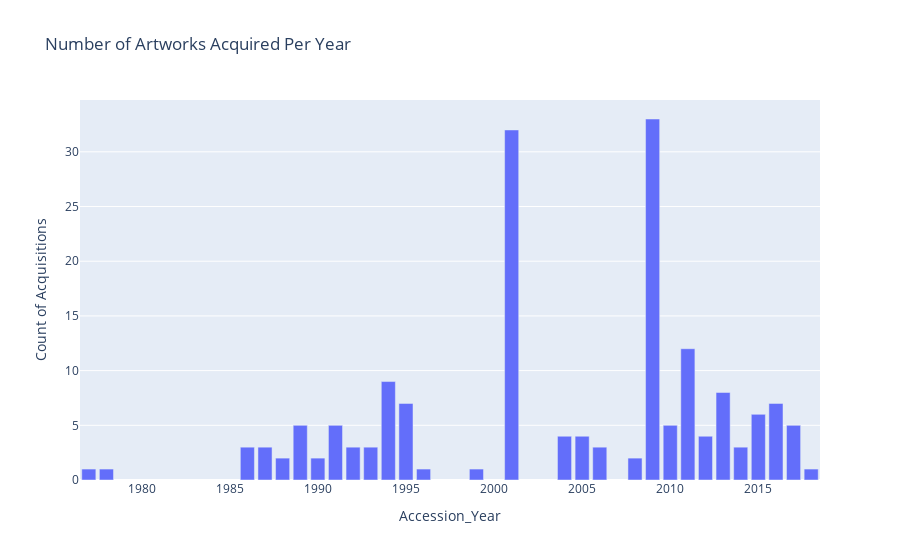
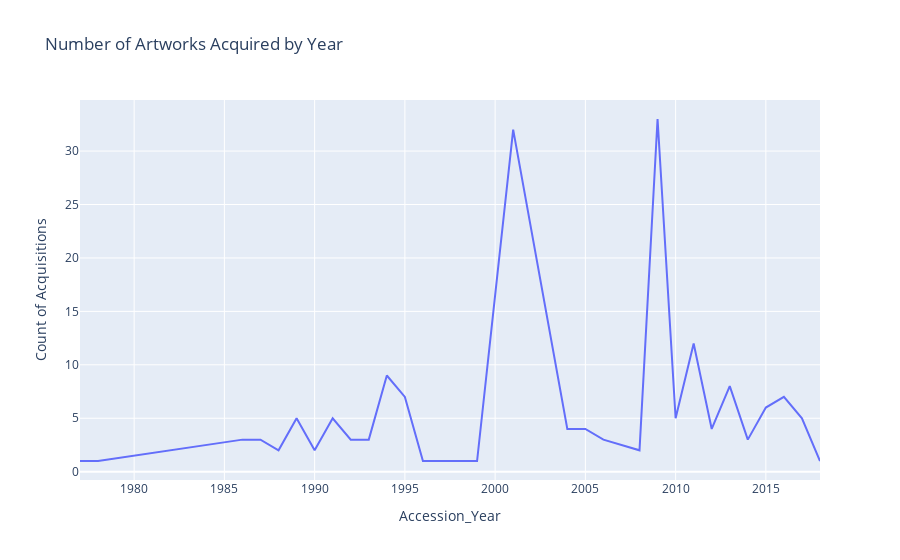

Notebook cell for these charts, in order:
### Code cell
# Create a line graph

public_art_df
# Create the bar chart
fig = px.bar(
    x=yearly_counts.index, 
    y=yearly_counts.values, 
    labels={'x': 'Accession_Year', 'y': 'Count of Acquisitions'},
    title='Number of Artworks Acquired Per Year'
)

fig.show()


fig = px.line(
    x=yearly_counts.index, 
    y=yearly_counts.values, 
    labels={'x': 'Accession_Year', 'y': 'Count of Acquisitions'},
    title='Number of Artworks Acquired by Year'
)

fig.show()

### Figure 1 — Plotly figure (JSON) as saved in the notebook; plotly's stock layout.template omitted (floating-point values rounded to 4 significant figures)
{"data": [{"alignmentgroup": "True", "hovertemplate": "Accession_Year=%{x}<br>Count of Acquisitions=%{y}<extra></extra>", "legendgroup": "", "marker": {"color": "#636efa", "pattern": {"shape": ""}}, "name": "", "offsetgroup": "", "orientation": "v", "showlegend": false, "textposition": "auto", "type": "bar", "x": [1977, 1978, 1986, 1987, 1988, 1989, 1990, 1991, 1992, 1993, 1994, 1995, 1996, 1999, 2001, 2004, 2005, 2006, 2008, 2009, 2010, 2011, 2012, 2013, 2014, 2015, 2016, 2017, 2018], "xaxis": "x", "y": [1, 1, 3, 3, 2, 5, 2, 5, 3, 3, 9, 7, 1, 1, 32, 4, 4, 3, 2, 33, 5, 12, 4, 8, 3, 6, 7, 5, 1], "yaxis": "y"}], "layout": {"barmode": "relative", "legend": {"tracegroupgap": 0}, "title": {"text": "Number of Artworks Acquired Per Year"}, "xaxis": {"anchor": "y", "domain": [0, 1], "title": {"text": "Accession_Year"}}, "yaxis": {"anchor": "x", "domain": [0, 1], "title": {"text": "Count of Acquisitions"}}}}

### Figure 2 — Plotly figure (JSON) as saved in the notebook; plotly's stock layout.template omitted (floating-point values rounded to 4 significant figures)
{"data": [{"hovertemplate": "Accession_Year=%{x}<br>Count of Acquisitions=%{y}<extra></extra>", "legendgroup": "", "line": {"color": "#636efa", "dash": "solid"}, "marker": {"symbol": "circle"}, "mode": "lines", "name": "", "orientation": "v", "showlegend": false, "type": "scatter", "x": [1977, 1978, 1986, 1987, 1988, 1989, 1990, 1991, 1992, 1993, 1994, 1995, 1996, 1999, 2001, 2004, 2005, 2006, 2008, 2009, 2010, 2011, 2012, 2013, 2014, 2015, 2016, 2017, 2018], "xaxis": "x", "y": [1, 1, 3, 3, 2, 5, 2, 5, 3, 3, 9, 7, 1, 1, 32, 4, 4, 3, 2, 33, 5, 12, 4, 8, 3, 6, 7, 5, 1], "yaxis": "y"}], "layout": {"legend": {"tracegroupgap": 0}, "title": {"text": "Number of Artworks Acquired by Year"}, "xaxis": {"anchor": "y", "domain": [0, 1], "title": {"text": "Accession_Year"}}, "yaxis": {"anchor": "x", "domain": [0, 1], "title": {"text": "Count of Acquisitions"}}}}
